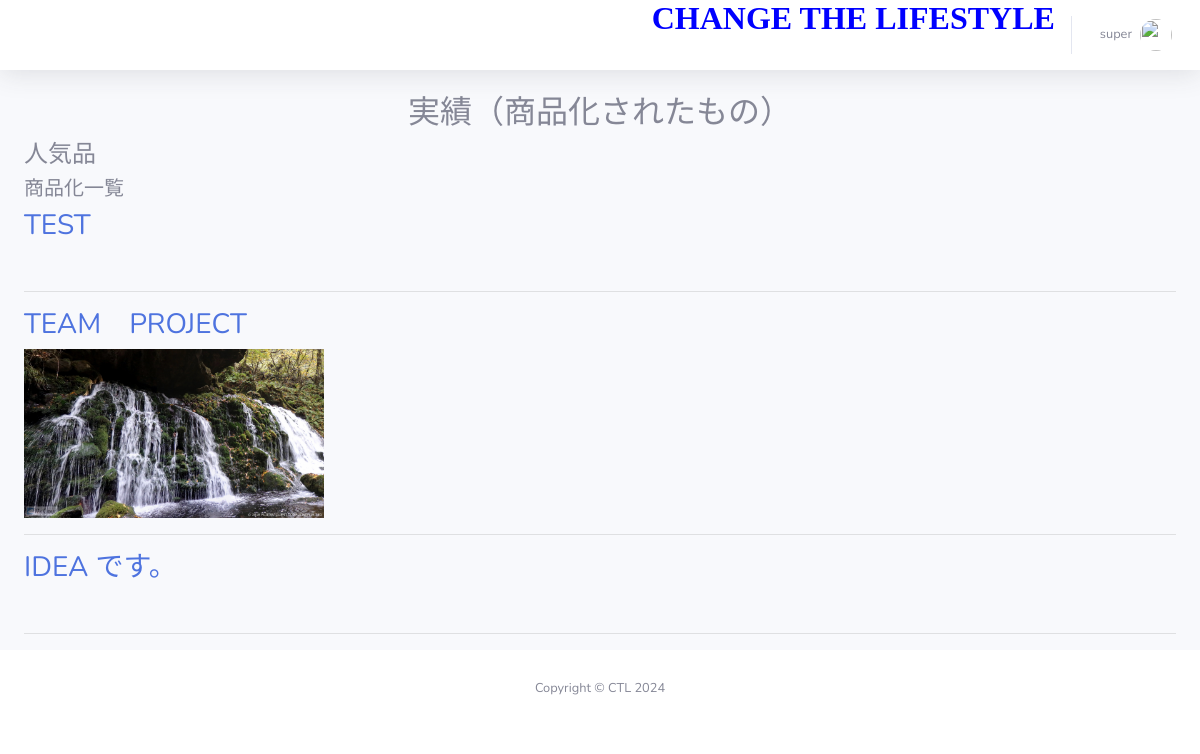
The page / (signed in) on the database its author committed.
### dashboard/models.py (models this page shows, shortened)
class Author(models.Model):
    author = models.OneToOneField(User, on_delete=models.SET_NULL, null=True)
    email_text = models.CharField(max_length=255, blank=True, null=True, verbose_name='Email')
    first_name = models.CharField(max_length=100, null=True, blank=True, verbose_name='First Name')
    last_name = models.CharField(max_length=100, null=True, blank=True, verbose_name='Last Name')
    designation = models.CharField(max_length=10, null=True)
    author_image = models.ImageField(upload_to='author/', verbose_name='Author Profile Image', blank=True, null=True)
    class Meta:
        verbose_name_plural = 'Author'

### idea/models.py (models this page shows, shortened)
class Idea(models.Model):
    status = (
        ('active', 'active'),
        ('pending', 'pending')
    )
    title = models.CharField(max_length=200, null=True)
    detail = models.TextField(max_length=2000, null=True)
    image = models.ImageField(upload_to='images/media', null=True, blank=True)
    status = models.CharField(max_length=20, choices=status, default='pending')
    author = models.ForeignKey(Author, on_delete=models.CASCADE)
    email_text = models.CharField(max_length=255, blank=True, null=True, verbose_name='Email')
    featured = models.BooleanField(default=False)
    visit_count = models.IntegerField(default=0)
    created_at = models.DateTimeField(auto_now_add=True)
    files = models.ManyToManyField(IdeaFile, related_name='idea_files', blank=True)
    class Meta:
        verbose_name_plural = 'Ideas'

### idea/views.py (the view)
# urls.py: path('', views.HomeView.as_view(), name='home'),
class HomeView(View):
    def get(self, request, *args, **kwargs):
        latest_posts = Idea.objects.filter(status='active').order_by('-created_at')[:5]
        featured_posts = Idea.objects.filter(status='active', featured=True).order_by('-created_at')[:5]
        all_posts = Idea.objects.filter(status='active').order_by('-created_at')
        paginator = Paginator(all_posts, 10)  # Show 10 posts per page
        page_number = request.GET.get('page')
        posts = paginator.get_page(page_number)
        context = {
            'latest_posts': latest_posts,
            'featured_posts': featured_posts,
            'posts': posts,
        }
        return render(request, 'home/index.html', context)

### templates/home/index.html (shortened to what this page needs)
{% extends user.is_authenticated|yesno:'dashboard/base/base.html,home/base/base.html' %}
{% block contents %}
    {% block body %}
        <h2 class="text-center mt-4">実績（商品化されたもの）</h2>
        <h4>人気品</h4>
        <h5>商品化一覧</h5>
        {% for post in posts %}
            <div class="post">
                <h3><a href="{% url 'post' post.id %}">{{ post.title }}</a></h3>
                {% if post.image %}
                        <img src="{{ post.image.url }}" alt="" style="max-width: 300px; max-height: 200px;">
                        {% else %}
                        <img src="" alt="">
                        {% endif %}
            </div>
            <hr>
        {% endfor %}
    {% endblock %}
{% endblock %}

### templates/dashboard/base/base.html (shortened to what this page needs)
<!DOCTYPE html>
<html lang="en">
    {% load static %}
    {% load humanize %}
<head>
    {% load static %}
    <link href="{% static  'vendor/fontawesome-free/css/all.min.css' %}" rel="stylesheet" type="text/css">
    <link href="{% static 'css/sb-admin-2.min.css' %}" rel="stylesheet">
</head>
<body id="page-top">
    <div id="wrapper">
        <div id="content-wrapper" class="d-flex flex-column">
            <div id="content">
                <nav class="navbar navbar-expand navbar-light bg-white topbar mb-4 static-top shadow">
                    <ul class="navbar-nav ml-auto">
                        <h2><a style="color:blue" href="{% url 'home' %}" > <i class="fa fa-link"> CHANGE THE LIFESTYLE</i> </a></h2>
                        {% if user.is_authenticated %}
                        <li class="nav-item dropdown no-arrow">
                            <a class="nav-link dropdown-toggle" href="#" id="userDropdown" role="button"
                                data-toggle="dropdown" aria-haspopup="true" aria-expanded="false">
                                <span class="mr-2 d-none d-lg-inline text-gray-600 small">{{ user.author.author.username }}</span>
                                {% if user.author.author_image %}
                                <img class="img-profile rounded-circle"
                                    src="{{ user.author.author_image.url }}">
                                {% else %}
                                <img class="img-profile rounded-circle" src="https://www.pngarts.com/files/11/Avatar-PNG-Transparent-Image.png" alt="">
                                {% endif %}
                            </a>
                        </li>
                        {% endif %}
                    </ul>
                </nav>
                <div class="container-fluid">
                {% block body %}{% endblock %}
            </div>
            <footer class="sticky-footer bg-white" style="bottom: 0;">
                <div class="container my-auto">
                    <div class="copyright text-center my-auto">
                        <span>Copyright &copy; CTL 2024</span>
                    </div>
                </div>
            </footer>
        </div>
    </div>
</body>
</html>

### rows shown on the page
Idea: title "TEST"
Idea: title "TEAM PROJECT", image (picture)
Idea: title "IDEA です。"

### other values the page prints
{{ user.author.author.username }} "super"
